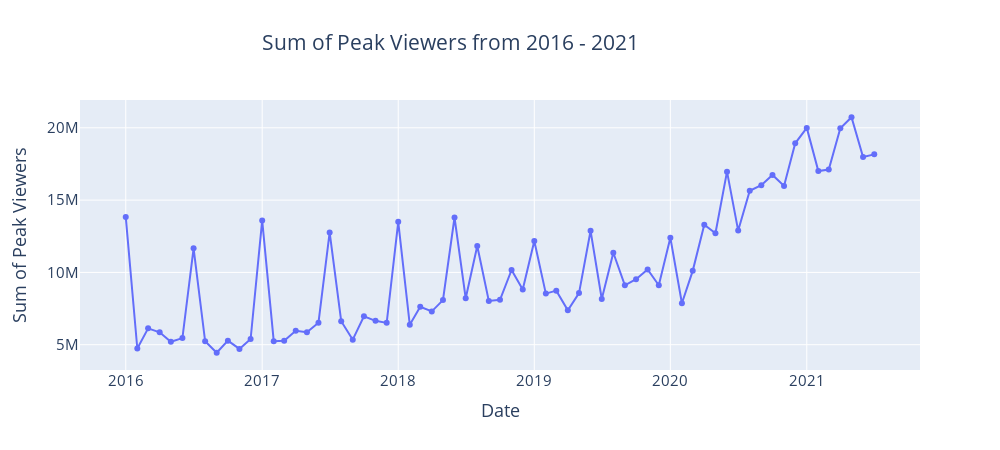

The code cell stored with this chart in its notebook:
### Code cell
import plotly.express as px

fig = px.line(sums, x="Date", y="Peak_viewers", width=1000, title = 'Sum of Peak Viewers from 2016 - 2021', markers=True)
fig.update_layout(autosize = False, title={'x':0.45}, font={'size':15}, yaxis_title = 'Sum of Peak Viewers', xaxis_title = 'Date')   # set title coordinates
fig.show()
